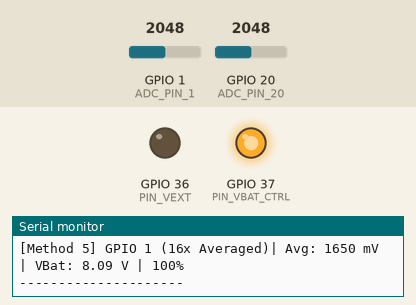
The sketch below on a simulated ESP32-S3. Parts: output pins drawn as LEDs (lit = HIGH), the last lines printed to the serial monitor. Dashed ring = blinking. Inputs (shaded band) come from the test bench; at power-on: GPIO 20 (ADC_PIN_20) = 2048, GPIO 1 (ADC_PIN_1) = 2048 (analog values on the 0–4095 scale).

Above: at 1.2 s.
1.3 s: GPIO 20 (ADC_PIN_20) set to 2866
At 2.61 s:
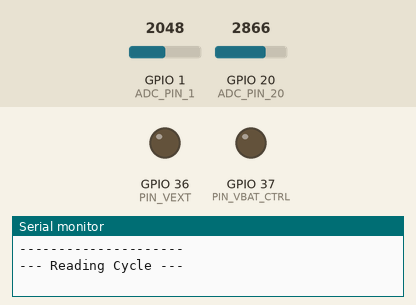
5.8 s: GPIO 1 (ADC_PIN_1) set to 1228
At 7.78 s:
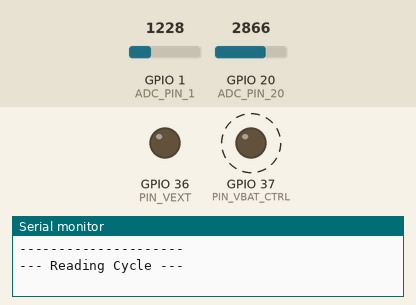
9.3 s: GPIO 1 (ADC_PIN_1) set to 491
11.9 s: GPIO 20 (ADC_PIN_20) set to 1228
Timing chart, 0 to 17.1 s (numbered marks = the images above; inputs shaded):
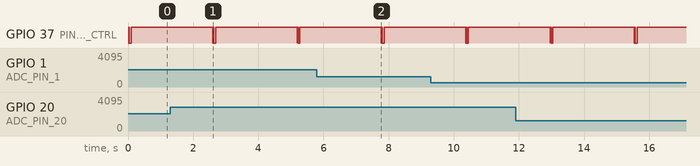

The sketch:

battery_testing.ino
```cpp
#include <Arduino.h>

// Candidate Battery ADC Pins on Heltec V3 / ESP32-S3
#define ADC_PIN_1      1   // Standard Heltec V3 schematic (ADC1_CH0)
#define ADC_PIN_20     20  // Alternate revision ADC pin

// Candidate Gating / Enable Pins (Active LOW to enable voltage divider)
#define PIN_VBAT_CTRL  37  // Dedicated battery ADC enable pin on V3
#define PIN_VEXT       36  // Peripheral power rail

void setup() {
  Serial.begin(115200);
  while (!Serial && millis() < 3000); // Wait for Serial USB CDC

  Serial.println("\n=======================================================");
  Serial.println("    Heltec V3 Battery Diagnostic & Topology Test       ");
  Serial.println("=======================================================");

  // Configure gating pins
  pinMode(PIN_VBAT_CTRL, OUTPUT);
  pinMode(PIN_VEXT, OUTPUT);

  // Set ADC resolution and full-scale attenuation (0-3.1V input range)
  analogReadResolution(12);
  analogSetPinAttenuation(ADC_PIN_1, ADC_11db);
  analogSetPinAttenuation(ADC_PIN_20, ADC_11db);
}

// Method 1: GPIO 1 with dedicated VBAT_CTRL (GPIO 37 LOW) + 4.9x Divider
void testMethod1() {
  digitalWrite(PIN_VBAT_CTRL, LOW);  // Enable divider gate
  delay(10);

  uint32_t raw = analogRead(ADC_PIN_1);
  uint32_t mv = analogReadMilliVolts(ADC_PIN_1);

  digitalWrite(PIN_VBAT_CTRL, HIGH); // Disable to save power

  // Heltec V3: (390k + 100k) / 100k = 4.9 multiplier
  float vBat = (mv * 4.9) / 1000.0;
  int pct = constrain((int)(((vBat - 3.3) / (4.2 - 3.3)) * 100.0), 0, 100);

  Serial.printf("[Method 1] GPIO 1 + GPIO 37 LOW | Raw: %4u | ADC: %4u mV | VBat: %.2f V | %3d%%\n",
                raw, mv, vBat, pct);
}

// Method 2: GPIO 1 with Vext (GPIO 36 LOW) + 4.9x Divider
void testMethod2() {
  digitalWrite(PIN_VEXT, LOW); // Enable Vext rail
  delay(10);

  uint32_t raw = analogRead(ADC_PIN_1);
  uint32_t mv = analogReadMilliVolts(ADC_PIN_1);

  float vBat = (mv * 4.9) / 1000.0;
  int pct = constrain((int)(((vBat - 3.3) / (4.2 - 3.3)) * 100.0), 0, 100);

  Serial.printf("[Method 2] GPIO 1 + GPIO 36 LOW | Raw: %4u | ADC: %4u mV | VBat: %.2f V | %3d%%\n",
                raw, mv, vBat, pct);
}

// Method 3: GPIO 1 Direct Read (Ungated / Always Connected) + 4.9x Divider
void testMethod3() {
  uint32_t raw = analogRead(ADC_PIN_1);
  uint32_t mv = analogReadMilliVolts(ADC_PIN_1);

  float vBat = (mv * 4.9) / 1000.0;
  int pct = constrain((int)(((vBat - 3.3) / (4.2 - 3.3)) * 100.0), 0, 100);

  Serial.printf("[Method 3] GPIO 1 Direct (No Gate) | Raw: %4u | ADC: %4u mV | VBat: %.2f V | %3d%%\n",
                raw, mv, vBat, pct);
}

// Method 4: GPIO 20 (Alternate V3 Revision) with GPIO 37 LOW + 2.0x Divider
void testMethod4() {
  digitalWrite(PIN_VBAT_CTRL, LOW);
  delay(10);

  uint32_t raw = analogRead(ADC_PIN_20);
  uint32_t mv = analogReadMilliVolts(ADC_PIN_20);

  digitalWrite(PIN_VBAT_CTRL, HIGH);

  // Some revisions use a 1:1 (2.0x) divider on GPIO 20
  float vBat = (mv * 2.0) / 1000.0;
  int pct = constrain((int)(((vBat - 3.3) / (4.2 - 3.3)) * 100.0), 0, 100);

  Serial.printf("[Method 4] GPIO 20 + GPIO 37 LOW| Raw: %4u | ADC: %4u mV | VBat: %.2f V | %3d%%\n",
                raw, mv, vBat, pct);
}

// Method 5: Multi-sample Averaged Read on GPIO 1 + GPIO 37 (Smooths LiPo ripple)
void testMethod5() {
  digitalWrite(PIN_VBAT_CTRL, LOW);
  delay(10);

  uint32_t mvSum = 0;
  const int samples = 16;
  for (int i = 0; i < samples; i++) {
    mvSum += analogReadMilliVolts(ADC_PIN_1);
    delay(2);
  }
  digitalWrite(PIN_VBAT_CTRL, HIGH);

  uint32_t avgMv = mvSum / samples;
  float vBat = (avgMv * 4.9) / 1000.0;
  int pct = constrain((int)(((vBat - 3.3) / (4.2 - 3.3)) * 100.0), 0, 100);

  Serial.printf("[Method 5] GPIO 1 (16x Averaged)| Avg: %4u mV | VBat: %.2f V | %3d%%\n",
                avgMv, vBat, pct);
}

void loop() {
  Serial.println("--- Reading Cycle ---");
  testMethod1();
  testMethod2();
  testMethod3();
  testMethod4();
  testMethod5();
  Serial.println("---------------------\n");

  delay(2500);
}
```
